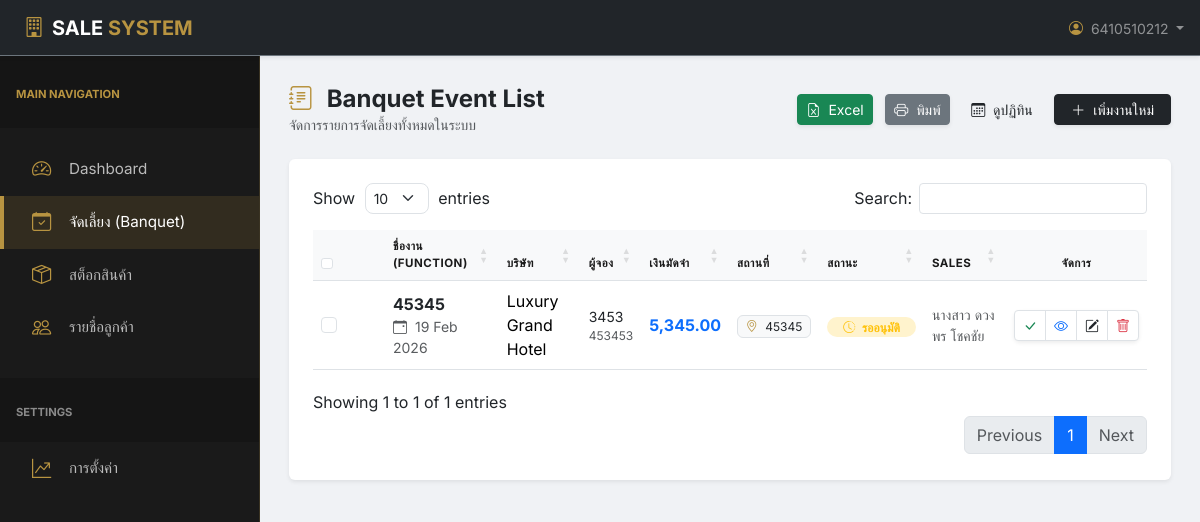
Page /manage_banquet.php (signed in) on the committed database.
### tables this page shows
CREATE TABLE `functions` (
  `id` int(11) NOT NULL,
  `function_code` varchar(20) NOT NULL,
  `company_id` int(11) DEFAULT NULL,
  `function_name` varchar(255) NOT NULL,
  `booking_name` varchar(255) DEFAULT NULL,
  `organization` text DEFAULT NULL,
  `phone` varchar(50) DEFAULT NULL,
  `room_name` varchar(100) DEFAULT NULL,
  `booking_room` varchar(100) DEFAULT NULL,
  `deposit` decimal(10,2) DEFAULT NULL,
  `main_kitchen_remark` text DEFAULT NULL,
  `banquet_style` text DEFAULT NULL,
  `equipment` text DEFAULT NULL,
  `remark` text DEFAULT NULL,
  `backdrop_detail` text DEFAULT NULL,
  `backdrop_img` varchar(255) DEFAULT NULL,
  `hk_florist_detail` text DEFAULT NULL,
  `created_at` timestamp NOT NULL DEFAULT current_timestamp(),
  `approve` tinyint(1) NOT NULL,
  `created_by` varchar(255) NOT NULL
);

CREATE TABLE `companies` (
  `id` int(11) NOT NULL,
  `company_name` varchar(255) NOT NULL,
  `contact_name` varchar(100) DEFAULT NULL,
  `phone` varchar(50) DEFAULT NULL,
  `email` varchar(100) DEFAULT NULL,
  `address` text DEFAULT NULL,
  `logo_path` varchar(255) DEFAULT 'default-logo.png',
  `created_at` timestamp NOT NULL DEFAULT current_timestamp()
);

### manage_banquet.php (the view, shortened to what this page needs)
<?php
include "config.php";
include "header.php";
?>
<link rel="stylesheet" href="https://cdn.datatables.net/1.13.7/css/dataTables.bootstrap5.min.css">
<link rel="stylesheet" href="https://cdn.datatables.net/buttons/2.4.2/css/buttons.bootstrap5.min.css">
<div class="row mb-4 align-items-center">
    <div class="col">
        <h4 class="fw-bold text-dark mb-0">
            <i class="bi bi-journal-text me-2 text-gold"></i> Banquet Event List
        </h4>
        <p class="text-muted small mb-0">จัดการรายการจัดเลี้ยงทั้งหมดในระบบ</p>
    </div>
    <div class="col-auto">
        <button type="button" id="btnExportExcel" class="btn btn-success btn-sm me-2 shadow-sm">
            <i class="bi bi-file-earmark-excel me-1"></i> Excel
        </button>
        <button type="button" id="btnExportPrint" class="btn btn-secondary btn-sm me-2 shadow-sm">
            <i class="bi bi-printer me-1"></i> พิมพ์
        </button>
        <a href="calendar.php" class="btn btn-hotel-outline btn-sm me-2">
            <i class="bi bi-calendar3 me-1"></i> ดูปฏิทิน
        </a>
        <a href="add_event.php" class="btn btn-dark btn-sm px-3 shadow-sm">
            <i class="bi bi-plus-lg me-1"></i> เพิ่มงานใหม่
        </a>
    </div>
</div>
<div class="card shadow-sm border-0">
    <div class="card-body p-4">
        <div class="table-responsive">
            <table id="banquetTable" class="table table-hover align-middle mb-0" style="width:100%">
                <thead>
                    <tr>
                        <th width="40"><input type="checkbox" id="selectAll" class="form-check-input"></th>
                        <th class="ps-4">ชื่องาน (Function)</th>
                        <th>บริษัท</th>
                        <th>ผู้จอง</th>
                        <th>เงินมัดจำ</th>
                        <th>สถานที่</th>
                        <th>สถานะ</th>
                        <th>Sales</th>
                        <th class="text-center">จัดการ</th>
                    </tr>
                </thead>
                <tbody>
                    <?php
                    $sql = "SELECT f.*, c.company_name,
                            (SELECT MIN(schedule_date) FROM function_schedules WHERE function_id = f.id) as event_date
                            FROM functions f
                            LEFT JOIN companies c ON f.company_id = c.id
                            ORDER BY f.id DESC";
                    $q = mysqli_query($conn, $sql);
                    if($q && mysqli_num_rows($q) > 0) {
                        while($row = mysqli_fetch_assoc($q)) {
                            $display_date = !empty($row['event_date']) ? $row['event_date'] : $row['created_at'];
                            $date = date('d M Y', strtotime($display_date));
                            $deposit = !empty($row['deposit']) ? number_format($row['deposit'], 2) : '0.00';
                            $comp_name = !empty($row['company_name']) ? $row['company_name'] : '-';
                            $status_val = $row['approve'];
                            if ($status_val == 1) {
                                $st_text = "อนุมัติแล้ว"; $st_class = "bg-success-subtle text-success"; $st_icon = "bi-check-circle";
                            } elseif ($status_val == 2) {
                                $st_text = "ยกเลิก"; $st_class = "bg-danger-subtle text-danger"; $st_icon = "bi-x-circle";
                            } else {
                                $st_text = "รออนุมัติ"; $st_class = "bg-warning-subtle text-warning"; $st_icon = "bi-clock-history";
                            }
                    ?>
                    <tr>
                        <td><input type="checkbox" class="row-checkbox form-check-input"
                                value="<?php echo $row['id']; ?>"></td>
                        <td class="ps-4">
                            <div class="fw-bold text-dark"><?php echo htmlspecialchars($row['function_name']); ?></div>
                            <div class="text-muted small"><i class="bi bi-calendar-event me-1"></i> <?php echo $date; ?>
                            </div>
                        </td>
                        <td><?php echo htmlspecialchars($comp_name); ?></td>
                        <td>
                            <div class="text-dark small"><?php echo htmlspecialchars($row['booking_name']); ?></div>
                            <div class="text-muted x-small"><?php echo htmlspecialchars($row['phone']); ?></div>
                        </td>
                        <td><span class="text-primary fw-bold"><?php echo $deposit; ?></span></td>
                        <td>
                            <span class="badge bg-light text-dark border fw-normal">
                                <i class="bi bi-geo-alt me-1 text-gold"></i>
                                <?php echo htmlspecialchars($row['room_name']); ?>
                            </span>
                        </td>
                        <td>
                            <span class="badge <?php echo $st_class; ?> rounded-pill px-3">
                                <i class="bi <?php echo $st_icon; ?> me-1"></i> <?php echo $st_text; ?>
                            </span>
                        </td>
                        <td>
                            <div class="text-muted small"><?php echo htmlspecialchars($row['created_by'] ?: '-'); ?>
                            </div>
                        </td>
                        <td class="text-center">
                            <div class="btn-group shadow-sm">
                                <?php if ($row['approve'] == 0): ?>
                                <button class="btn btn-sm btn-white border"
                                    onclick="confirmApprove(<?php echo $row['id']; ?>)" title="อนุมัติ"><i
                                        class="bi bi-check-lg text-success"></i></button>
                                <?php endif; ?>
                                <a href="view.php?id=<?php echo $row['id']; ?>" class="btn btn-sm btn-white border"
                                    title="ดูรายละเอียด"><i class="bi bi-eye text-primary"></i></a>
                                <a href="edit.php?id=<?php echo $row['id']; ?>" class="btn btn-sm btn-white border"
                                    title="แก้ไข"><i class="bi bi-pencil-square text-dark"></i></a>
                                <button type="button" class="btn btn-sm btn-white border btn-delete"
                                    data-id="<?php echo $row['id']; ?>" title="ลบ"><i
                                        class="bi bi-trash text-danger"></i></button>
                            </div>
                        </td>
                    </tr>
                    <?php } } ?>
                </tbody>
            </table>
        </div>
    </div>
</div>
<?php include "footer.php"; ?>

### header.php (shortened to what this page needs)
<?php
function is_active($pages) {
    $current_page = basename($_SERVER['PHP_SELF']);
    if (is_array($pages)) {
        return in_array($current_page, $pages) ? 'active' : '';
    }
    return ($current_page == $pages) ? 'active' : '';
}
?>
<!DOCTYPE html>
<html lang="th">
<head>
    <link href="https://cdn.jsdelivr.net/npm/bootstrap@5.3.2/dist/css/bootstrap.min.css" rel="stylesheet">
    <link rel="stylesheet" href="https://cdn.jsdelivr.net/npm/bootstrap-icons@1.11.1/font/bootstrap-icons.css">
    <link rel="stylesheet" href="style.css">
</head>
<body>
<nav class="navbar navbar-expand-lg navbar-dark bg-dark shadow-sm border-bottom border-secondary">
    <div class="container-fluid px-3">
        <a class="navbar-brand fw-bold ms-2" href="dashboard.php">
            <i class="bi bi-building me-2 text-gold"></i><span class="text-white">SALE</span> <span class="text-gold">SYSTEM</span>
        </a>
        <div class="ms-auto d-flex align-items-center">
            <div class="dropdown">
                <a href="#" class="text-white-50 text-decoration-none dropdown-toggle small" data-bs-toggle="dropdown">
                    <i class="bi bi-person-circle me-1 text-gold"></i> <?php echo $_SESSION['user']; ?>
                </a>
            </div>
        </div>
    </div>
</nav>
<div class="wrapper">
    <nav id="sidebar">
        <div class="sidebar-header py-4 px-3">
            <small class="text-uppercase text-gold fw-bold letter-spacing-1" style="font-size: 0.7rem;">Main Navigation</small>
        </div>
        <ul class="list-unstyled components">
            <li>
                <a href="dashboard.php" class="<?php echo is_active('dashboard.php'); ?>">
                    <i class="bi bi-speedometer2"></i> Dashboard
                </a>
            </li>
            <li>
                <a href="manage_banquet.php" class="<?php echo is_active(['manage_banquet.php', 'add_event.php', 'edit_event.php', 'view_event.php','calendar.php']); ?>">
                    <i class="bi bi-calendar-check"></i> จัดเลี้ยง (Banquet)
                </a>
            </li>
            <li>
                <a href="inventory.php" class="<?php echo is_active('inventory.php'); ?>">
                    <i class="bi bi-box-seam"></i> สต็อกสินค้า
                </a>
            </li>
            <li>
                <a href="customers.php" class="<?php echo is_active('customers.php'); ?>">
                    <i class="bi bi-people"></i> รายชื่อลูกค้า
                </a>
            </li>
            <li class="mt-4 sidebar-header px-3">
                <small class="text-uppercase text-white-50 fw-bold" style="font-size: 0.7rem;">Settings</small>
            </li>
            <li>
                <a href="setting.php" class="<?php echo is_active('setting.php'); ?>">
                    <i class="bi bi-graph-up-arrow"></i> การตั้งค่า
                </a>
            </li>
        </ul>
    </nav>
    <div id="content">
        <div class="container-fluid pt-1 px-1">

### footer.php (shortened to what this page needs)
</div> </div> </div> <script src="https://cdn.jsdelivr.net/npm/bootstrap@5.3.2/dist/js/bootstrap.bundle.min.js"></script>
</body>
</html>

### style.css (style rules this page uses)
:root { --hotel-dark: #1a1a1a; --hotel-gold: #b89441; --hotel-gold-light: #d4af37; --hotel-bg: #f0f2f5; --sidebar-width: 260px; }
body { background-color: var(--hotel-bg); font-family: 'Inter', 'Sarabun', sans-serif; overflow-x: hidden; margin: 0; }
.wrapper { display: block; width: 100%; }
#sidebar { position: fixed; top: 0; left: calc(var(--sidebar-width) * -1); width: var(--sidebar-width); height: 100vh; background-color: var(--hotel-dark); color: #fff; transition: all 0.3s ease; z-index: 2000; border-right: 1px solid rgba(184, 148, 65, 0.2); overflow-y: auto; }
#sidebar .sidebar-header { padding: 20px 25px; background: rgba(0, 0, 0, 0.2); }
#sidebar ul.components { padding: 15px 0; }
#sidebar ul li a { padding: 12px 25px; font-size: 0.95rem; display: flex; align-items: center; color: rgba(255, 255, 255, 0.7); text-decoration: none; transition: all 0.3s; border-left: 4px solid transparent; }
#sidebar ul li a i { font-size: 1.2rem; margin-right: 15px; width: 25px; text-align: center; color: var(--hotel-gold); }
#sidebar ul li a:hover, #sidebar ul li a.active { color: #fff !important; background: rgba(184, 148, 65, 0.15); border-left: 4px solid var(--hotel-gold); }
#content { width: 100%; padding: 25px; transition: all 0.3s; min-height: 100vh; }
.navbar { z-index: 1030; }
.text-gold { color: var(--hotel-gold) !important; }
.table thead th { background-color: #f8f9fa; color: var(--hotel-dark); font-weight: 700; text-transform: uppercase; font-size: 0.72rem; letter-spacing: 0.5px; }

### header.php (style rules this page uses)
.navbar { position: fixed; top: 0; width: 100%; z-index: 1030; height: 56px; }
#sidebar { position: fixed; top: 56px; left: 0; height: calc(100vh - 56px); overflow-y: auto; z-index: 1000; }
.wrapper { margin-top: 56px; }
#content { margin-left: 260px; width: calc(100% - 260px); min-height: calc(100vh - 56px); }

### manage_banquet.php (style rules this page uses)
.text-gold { color: #D4AF37; }
.btn-white { background: #fff; }
.x-small { font-size: 0.75rem; }

### rows in the picture
functions: function_name "45345", date "19 Feb 2026", company.company_name "Luxury Grand Hotel", booking_name "3453", phone "453453", deposit "5,345.00", room_name "45345", approve "รออนุมัติ", created_by "นางสาว ดวงพร โชคชัย"

### other values in the picture
$_SESSION['user'] "6410510212"
